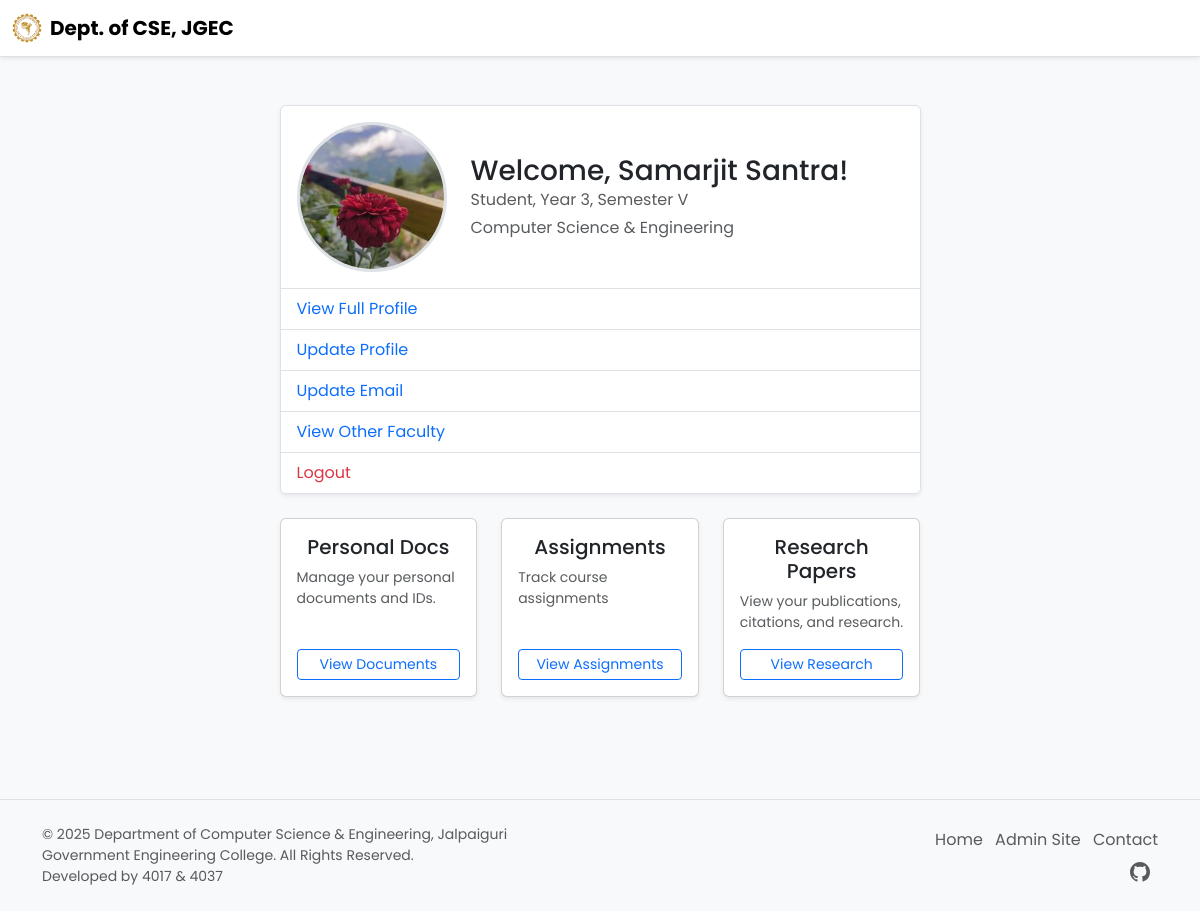
The page /SamarjitCSE27/dashboard/ (signed in) on the database its author committed.
### faculty/models.py (models this page shows, shortened)
class FacultyProfile(models.Model):
    user=models.OneToOneField(User, on_delete=models.CASCADE)
    department=models.CharField(default="Computer Science & Engineering",max_length=50)
    designation=models.CharField(max_length=50)
    image=models.ImageField(upload_to="profile_pics",default="profile_pics/default_profile.jpg")
    phone=models.CharField(max_length=13,blank=True)
    address=models.TextField(blank=True)

### faculty/views.py (the view)
# urls.py: path("dashboard/",dashboard,name="dashboard"),
@login_required
def dashboard(request,faculty):
    try:
        faculty_profile=FacultyProfile.objects.get(user=request.user)
    except FacultyProfile.DoesNotExist:
        messages.warning(request,"Update profile to access dashboard")
        return redirect('update_profile')
    return render(request,"faculty/dashboard.html",{"faculty":faculty_profile})

### faculty/templates/faculty/dashboard.html (shortened to what this page needs)
<!DOCTYPE html>
<html lang="en">
<head>
    {% load static %}
    <link href="https://cdn.jsdelivr.net/npm/bootstrap@5.3.3/dist/css/bootstrap.min.css" rel="stylesheet" />
    <link rel="stylesheet" href="https://cdn.jsdelivr.net/npm/flatpickr/dist/flatpickr.min.css">
    <link rel="stylesheet" href="{% static 'css/web.css' %}" />
</head>
<body>
    <nav class="navbar navbar-expand-lg sticky-top shadow-sm">
        <div class="container-fluid">
            <a class="navbar-brand d-flex align-items-center" href="{% url 'home' %}">
                <img src="{% static 'assets/JGEC_logo.png' %}" alt="JGEC Logo" height="30" class="d-inline-block align-text-top me-2">
                <span class="fw-bold ml-4">
                    Dept. of CSE, JGEC
                </span>
            </a>
        </div>
    </nav>
    {% block content%}
    <div class="container my-5">
        <div class="row justify-content-center">
            <div class="col-lg-7">
                <div class="card shadow-sm profile-card">
                    <div class="card-body">
                        <div class="d-flex align-items-center">
                            <div class="profile-img me-4">
                                <img src="{{ faculty.image.url }}" alt="{{ faculty.user.username }}'s Image" />
                            </div>
                            <div class="profile-info">
                                <h1 class="h3 mb-0">Welcome, {{ faculty.user.first_name }} {{ faculty.user.last_name }}!</h1>
                                <p class="text-muted mb-1">{{ faculty.designation }}</p>
                                <p class="text-muted mb-0">{{ faculty.department }}</p>
                            </div>
                        </div>
                    </div>
                    <ul class="list-group list-group-flush">
                        <li class="list-group-item">
                            <a href="{% url 'view_profile' faculty.user.username %}" class="text-decoration-none">View Full Profile</a>
                        </li>
                        <li class="list-group-item">
                            <a href="{% url 'update_profile' faculty.user.username %}" class="text-decoration-none">Update Profile</a>
                        </li>
                        <li class="list-group-item">
                            <a href="{% url 'request_email_change' faculty.user.username%}" class="text-decoration-none">Update Email</a>
                        </li>
                        {% if user.is_superuser %}
                        <li class="list-group-item">
                            <a href="{% url 'all_faculty' %}" class="text-decoration-none">View Other Faculty</a>
                        </li>
                        {% endif %}
                        <li class="list-group-item">
                            <a href="#" class="text-danger text-decoration-none" data-bs-toggle="modal" data-bs-target="#logoutModal">
                                Logout
                            </a>
                        </li>
                    </ul>
                </div>
                <div class="row mt-4">
                    <div class="col-md-4 mb-3">
                        <div class="card shadow-sm h-100">
                            <div class="card-body d-flex flex-column ">
                                <h5 class="card-title text-center">Personal Docs</h5>
                                <p class="card-text text-muted small">
                                    Manage your personal documents and IDs.
                                </p>
                                <a href="{% url 'personal_docs' faculty.user.username %}" class="btn btn-outline-primary btn-sm mt-auto">View Documents</a>
                            </div>
                        </div>
                    </div>
                    <div class="col-md-4 mb-3">
                        <div class="card shadow-sm h-100">
                            <div class="card-body d-flex flex-column">
                                <h5 class="card-title text-center">Assignments</h5>
                                <p class="card-text text-muted small">
                                    Track course assignments
                                </p>
                                <a href="{% url 'assignments' faculty.user.username %}" class="btn btn-outline-primary btn-sm mt-auto">View Assignments</a>
                            </div>
                        </div>
                    </div>
                    <div class="col-md-4 mb-3">
                        <div class="card shadow-sm h-100">
                            <div class="card-body d-flex flex-column">
                                <h5 class="card-title text-center">Research Papers</h5>
                                <p class="card-text text-muted small">
                                    View your publications, citations, and research.
                                </p>
                                <a href="{% url 'research' faculty.user.username %}" class="btn btn-outline-primary btn-sm mt-auto">View Research</a>
                            </div>
                        </div>
                    </div>
                </div>
                </div>
        </div>
    </div>
    {% endblock content %}
    <footer class="fixed-bottom py-4 bg-body-tertiary border-top">
        <div class="container">
            <div class="row align-items-center">
                <div class="col-md-6 text-center text-md-start mb-3 mb-md-0">
                    <small class="text-muted d-block">
                        &copy; {% now "Y" %} Department of Computer Science & Engineering, Jalpaiguri Government Engineering College. All Rights Reserved.
                    </small>
                    <small class="text-muted d-block">
                        Developed by 4017 & 4037
                    </small>
                </div>
                <div class="col-md-6 text-center text-md-end">
                    <ul class="list-inline mb-2">
                        <li class="list-inline-item">
                            <a href="{% url 'home' %}" class="text-decoration-none text-muted">Home</a>
                        </li>
                        {% if user.is_superuser %}
                            <li class="list-inline-item">
                                <a href="{% url 'admin:index' %}" class="text-decoration-none text-muted">Admin Site</a>
                            </li>
                        {% endif %}
                        <li class="list-inline-item">
                            <a href="{% url 'contact' %}" class="text-decoration-none text-muted">Contact</a>
                        </li>
                    </ul>
                    <div class="social-icons">
                        <a href="#" class="text-muted text-decoration-none me-2" aria-label="GitHub">
                        </a>
                        </div>
                </div>
            </div>
        </div>
    </footer>
</body>
</html>

### static/css/web.css (style rules this page uses)
body { font-family: 'Poppins', sans-serif; background-color: #f8f9fa; transition: background-color 0.3s ease, color 0.3s ease; flex-direction: column; padding-bottom: 150px ; }
.navbar { background-color: var(--bs-body-bg); border-bottom: 1px solid var(--bs-border-color); }
.profile-card { background-color: var(--bs-card-bg); border: 1px solid var(--bs-border-color); }
.profile-img img { width: 150px; height: 150px; object-fit: cover; border-radius: 50%; border: 3px solid var(--bs-border-color); }
.social-icons a { transition: color 0.2s ease-in-out; }

### rows shown on the page
FacultyProfile: image (picture), user.first_name "Samarjit", user.last_name "Santra", designation "Student, Year 3, Semester V", department "Computer Science & Engineering"
